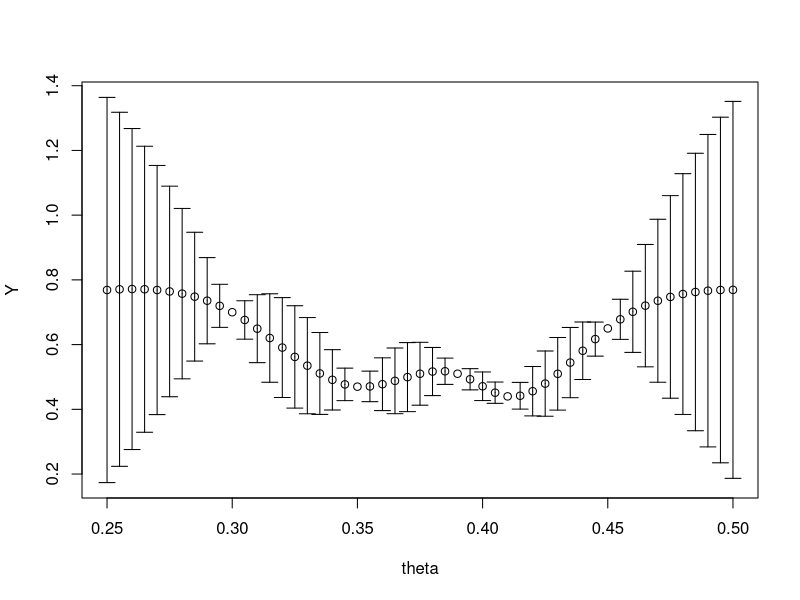
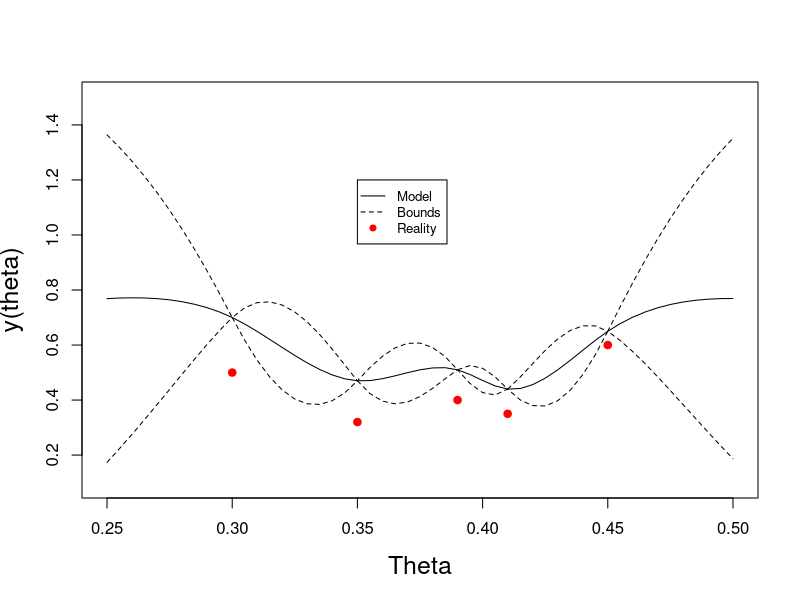
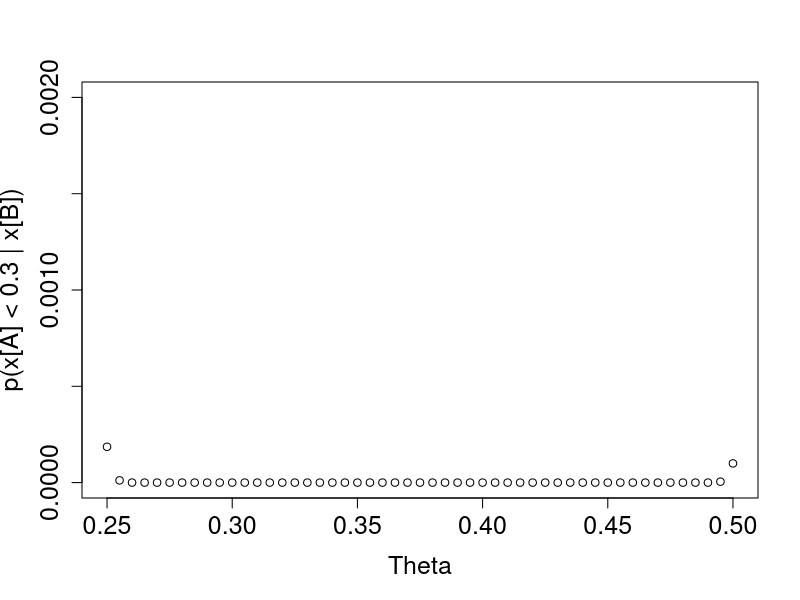

Reproduce these figures in R, in order.
# Code for the Project in Stochastic Modelling
# Lars Sæle & Helge Bergo
# November 2019

## Problem 2 - Calibrating Climate Models
#rm(list = ls()) # clear environment and variables

# Given values
theta <- seq(0.25, 0.50, by=0.005) 
mu <- 0.5 # mean vector to n
sigma <- 0.5 # variance squared
phi_m <- 15 # Matern type correlation function parameter

# Conditional values 
theta_conditional = c(0.3, 0.35, 0.39, 0.41, 0.45) # mu_B
Y_conditional = c(0.5, 0.32, 0.40, 0.35, 0.60) # x_B
# theta_conditional = c(0.3, 0.35, 0.39, 0.41, 0.45, 0.33) # mu_B with extra conditional parameter
# Y_conditional = c(0.5, 0.32, 0.40, 0.35, 0.60, 0.40) # x_B
#theta <- setdiff(theta, theta_conditional); # remove the steps where we have a conditional value

# Build distance matrices H
ones <- as.matrix(rep(1.0, length(theta)));
H_A <- abs(theta %*% t(ones) - ones %*% t(theta)); 

ones <- as.matrix(rep(1.0, length(theta_conditional)));
H_B <- abs(theta_conditional %*% t(ones) - ones %*% t(theta_conditional)); 

H_AB <- matrix(0, nrow = length(theta), ncol = length(theta_conditional))
for(i in 1:length(theta)){
  for(j in 1:length(theta_conditional)){
    H_AB[i,j] <- abs(theta[i]-theta_conditional[j])
  }
}


# Build covariance matrices Sigma
Sigma_A  <- sigma * (1 + phi_m * H_A)  * exp(-phi_m * H_A)
Sigma_B  <- sigma * (1 + phi_m * H_B)  * exp(-phi_m * H_B)
Sigma_AB <- sigma * (1 + phi_m * H_AB) * exp(-phi_m * H_AB)



# Calculate the expected value
Y <- mu + Sigma_AB %*% solve(Sigma_B) %*% (Y_conditional - theta_conditional)


# Calculating 90% confidence interval
Var = Sigma_A - Sigma_AB %*% solve(Sigma_B) %*% t(Sigma_AB)
z = 1.64
upper <- Y + z*sqrt(diag(Var))
lower <- Y - z*sqrt(diag(Var))

# Plotting
require(plotrix) # Solution with plotrix
plotCI(theta, Y, ui=upper, li=lower)

 
# df <- data.frame(theta,Y,upper, lower)
# require(ggplot2) # Solution with ggplot
# ggplot(df, aes(x = theta, y = Y)) +
#   geom_point(size = 2) +
#   geom_errorbar(aes(ymax = upper, ymin = lower))


# Plot with error and conditional values
plot(NULL,NULL, xlim = c(0.25,0.5), ylim = c(0.1, 1.5), 
     xlab = "Theta", ylab = "y(theta)", cex.lab = 1.5)
lines(theta,Y,col="black")
lines(theta,upper,lty=2)
lines(theta,lower,lty=2)
points(theta_conditional,Y_conditional,col = "red", pch = 19)
legend(0.35,1.2,legend = c("Model","Bounds", "Reality"),
       col = c("black","black","red"),cex = 0.8, lty = c(1,2,NA), pch = c(NA,NA,19))



## 2.b)

# Calculating the treshold 
#z <- vector('numeric',51)
treshold = 0.3
p <- pnorm(treshold, mean = Y, sd = diag(Var), lower.tail = TRUE)

plot(NULL, NULL, xlim = c(0.25,0.50), ylim = c(0, 0.002), xlab = "Theta", 
     ylab = ('p(x[A] < 0.3 | x[B])'), cex.lab = 1.5, cex.axis = 1.5)
points(theta,p)

## 2.c)



# -----------

### Test plotting

# # Test to see how much we miss the conditional values
# plot(NULL,NULL, xlim = c(0.25,0.5), ylim = c(0.3, 0.8), 
#      xlab = "Theta", ylab = "y(theta)", cex.lab = 1.5)
# lines(theta,Y,col="blue")
# points(theta_conditional,Y_conditional,col = "red")
# legend(0.35,0.8,legend = c("Model", "Reality"),
#        col = c("blue","red"),cex = 0.8,lty=1:3)


# # 
# # # H_AB
# plot(NULL, NULL, xlim = c(0,50), ylim = c(0, 0.2), 
# xlab = "Index", ylab = "Correlation", cex.lab = 1.5, cex.axis = 1.5)
# for(i in 1:length(theta_conditional)){
#   lines(H_AB[,i])
# }
# 
# # H_A
# plot(NULL, NULL, xlim = c(0,50), ylim = c(0, 0.2), 
# xlab = "Index", ylab = "Correlation", cex.lab = 1.5, cex.axis = 1.5)
# for(i in 1:length(theta)){
#   lines(H_A[,i])
# }
# # H_B
# plot(NULL, NULL, xlim = c(0,50), ylim = c(0, 0.2), 
# xlab = "Index", ylab = "Correlation", cex.lab = 1.5, cex.axis = 1.5)
# for(i in 1:length(theta_conditional)){
#   lines(H_B[,i])
# }
# 
# # Sigma_AB
# plot(NULL, NULL, xlim = c(0,50), ylim = c(0.05, 0.25), 
# xlab = "Index", ylab = "Correlation", cex.lab = 1.5, cex.axis = 1.5)
# for(i in 1:length(theta_conditional)){
#   lines(Sigma_AB[,i])
# }
